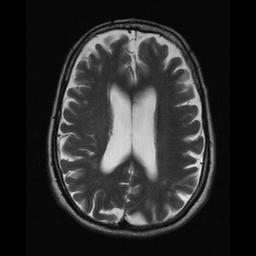
%> input picture AIMV/6/mri_brain.jpg, 256 x 256 px
$ octave sharpning.m   (GNU Octave 9; MATLAB toolbox functions it lacks are replaced by stand-ins)
%> lines starting %> are read from the running program, lines starting %| are printed output that depends on the picture; in (x1, y1, x2, y2) boxes, pixels count from 0 and x2, y2 are one past the last pixel; in counts of white or black regions, pixels touching at a corner belong together; the program's own positions count from 1
% Image sharpening using HPF (High-Pass Filter)

clc;
clear all;
close all;

% Read the image and convert pixel values to double
% Upload mri_brain.jpg to the current MATLAB folder
a = im2double(imread('mri_brain.jpg'));
%> a: size 256x256 double; min 0, max 0.969, mean 0.166

% Get the image dimensions
[m, n] = size(a);
%> m = 256; n = 256

% Convert the image to the frequency domain using 2D FFT
b = fft2(a);

% Shift the zero-frequency component to the center
c = fftshift(b);

% ---------------- SEPARABLE HPF MASK ----------------

% Create a mask filled with ones
mask = ones(m, n);

% Define the size of the low-frequency region to remove
p = 100;
q = 100;

% Set the central low-frequency region to zero
for i = round((m-p)/2):round((m+p)/2)
    for j = round((n-q)/2):round((n+q)/2)
        mask(i,j) = 0;
    end
end
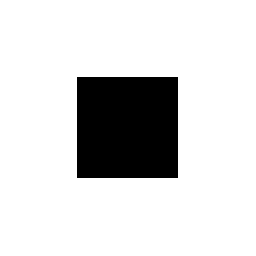
%> mask: size 256x256 double; values 0 (black) and 1 (white), 84.4% white; 1 black region, box (x1, y1, x2, y2) and area: (77, 77, 178, 178) 10201

% Apply the high-pass filter mask in the frequency domain
d1 = c .* mask;

% Shift the frequency components back
d2 = ifftshift(d1);

% Convert the filtered image back to the spatial domain
e = abs(ifft2(d2));
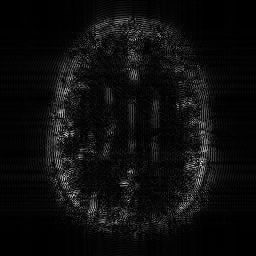
%> e: size 256x256 double; min 1.26e-05, max 0.279, mean 0.015; drawn with min black and max white

% Display the original image
subplot(2,2,1);
imshow(a, []);
title('Original Image');

% Display the separable HPF mask
subplot(2,2,2);
imshow(mask, []);
title('Separable High-Pass Filter Mask');

% Display the filtered image
subplot(2,2,3);
imshow(e, []);
title('High-Pass Filtered Image');

% Display the mask in 3D
subplot(2,2,4);
surf(mask);
title('3D View of Mask');
xlabel('HPF - Frequency Domain - Separable Mask');
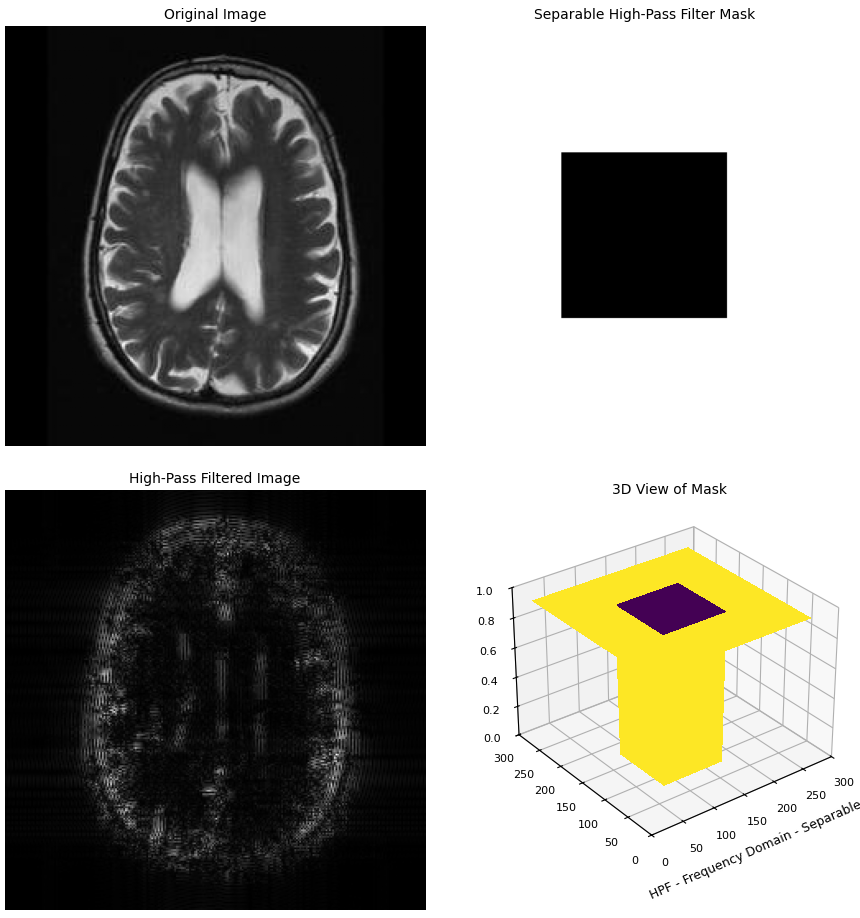
%> figure redrawn from the program's plot data, 4 panels

% ---------------- NON-SEPARABLE HPF MASK ----------------

figure;

% Create normalized frequency coordinates
[u, v] = freqspace(256, 'meshgrid');

% Create a mask filled with ones
H = ones(256, 256);

% Identify the central low-frequency region
d = sqrt(u.^2 + v.^2) < 0.5;

% Set the low-frequency region to zero
H(d) = 0;

% Resize the mask to match the image dimensions if needed
if size(a,1) ~= 256 || size(a,2) ~= 256
    H = imresize(H, [m n], 'nearest');
end

% Apply the non-separable HPF mask
x1 = c .* H;

% Shift the frequency components back
x2 = ifftshift(x1);

% Convert back to the spatial domain
x3 = abs(ifft2(x2));
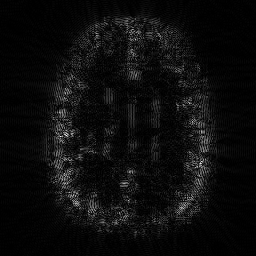
%> x3: size 256x256 double; min 1.78e-07, max 0.226, mean 0.0114; drawn with min black and max white

% Display the original image
subplot(2,2,1);
imshow(a, []);
title('Original Image');

% Display the non-separable HPF mask
subplot(2,2,2);
imshow(H, []);
title('Non-Separable High-Pass Filter Mask');

% Display the filtered image
subplot(2,2,3);
imshow(x3, []);
title('High-Pass Filtered Image');

% Display the mask in 3D
subplot(2,2,4);
surf(H);
title('3D View of H');
xlabel('HPF - Frequency Domain - Non-Separable Mask');
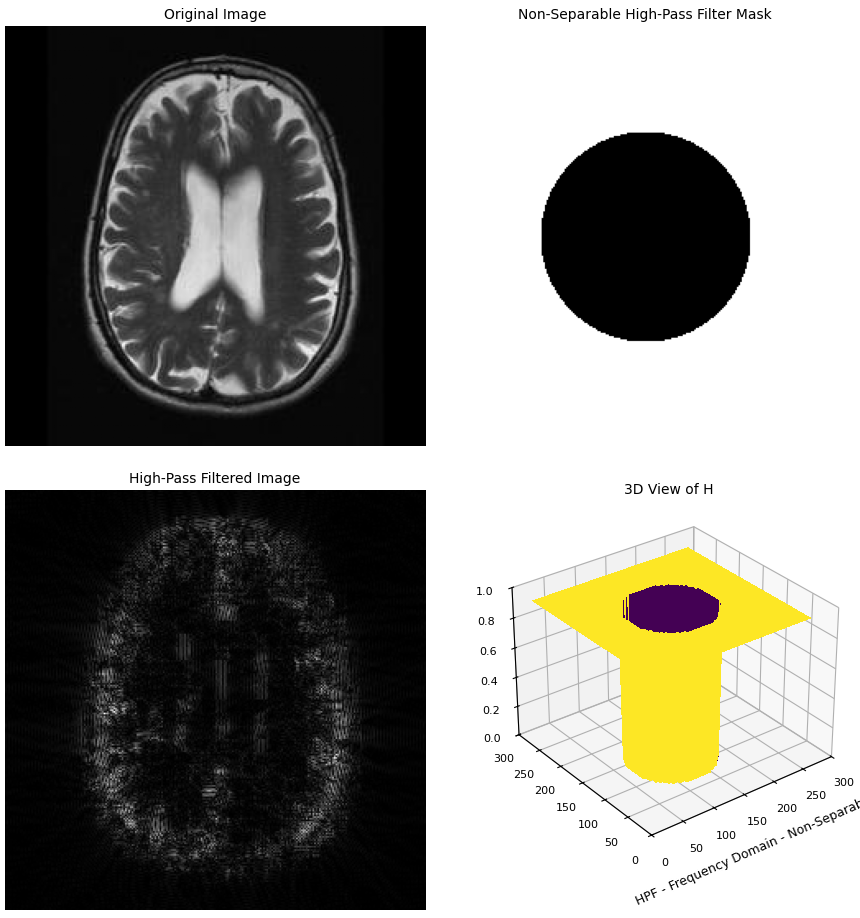
%> figure redrawn from the program's plot data, 4 panels
